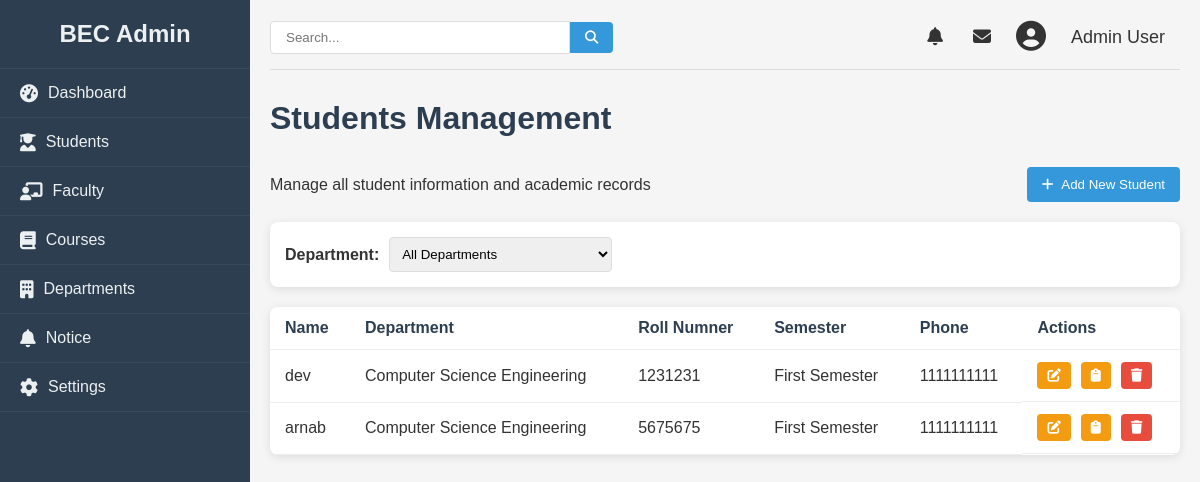
The app's page /admin/student (signed in) with its own data.
### college/model.py (models this page shows, shortened)
class Student(db.Model):
    id = db.Column(db.Integer, primary_key=True)
    name = db.Column(db.String(100), nullable=False)
    roll = db.Column(db.Integer, nullable=False)
    email = db.Column(db.String(100), unique=True, nullable=False)
    phone = db.Column(db.Integer, nullable=False)
    semester = db.Column(db.Integer, db.ForeignKey('semester.id'), nullable=False)
    dob = db.Column(db.Date, nullable=False)
    gender = db.Column(db.String, nullable=False)
    department = db.Column(db.String, nullable=False)
    address = db.Column(db.String, nullable=False)

class Semester(db.Model):
    id = db.Column(db.Integer, primary_key=True)
    name = db.Column(db.String(100), nullable=False)
    students = db.relationship('Student', backref='semester_', lazy=True)

### college/admin/adminroute.py (the view)
@app.route("/admin/student", methods = ["GET", "POST"])
def stdn():
    logged = 'user_id' in session
    if logged:
        users = Student.query.all()
        for user in users:
            print(user.semester_.name)
        return render_template("student.html", students= users, departments= dep)
    else:
        return redirect(url_for("login"))

### college/admin/templates/student.html (shortened to what this page needs)
{% from "macro/cmsnav.html" import cmsnav%}
{%extends "admbase.html"%}
{%block head%}
<link rel="stylesheet" href="{{url_for('static', filename='css/styles.css')}}">
<link rel="stylesheet" href="https://cdnjs.cloudflare.com/ajax/libs/font-awesome/6.4.0/css/all.min.css">
{%endblock%}
{%block content%}
<div class="container" w-tid="21">
    {{cmsnav()}}
    <main class="main-content" w-tid="111">
        <header class="top-header" w-tid="113">
            <div class="search-box" w-tid="115">
                <input type="text" placeholder="Search..." w-tid="117" />
                <button w-tid="119"><i class="fas fa-search" w-tid="121"></i></button>
            </div>
            <div class="user-profile" w-tid="123">
                <span class="notification" w-tid="125"><i class="fas fa-bell" w-tid="127"></i></span>
                <span class="message" w-tid="129"><i class="fas fa-envelope" w-tid="131"></i></span>
                <div class="profile-img" w-tid="133">
                    <i class="fas fa-user-circle" w-tid="135"></i>
                </div>
                <span class="username" w-tid="137">Admin User</span>
            </div>
        </header>
        <div id="dashboard-page" class="content-section" w-tid="139">
            <div class="dashboard" w-tid="141">
                <h1 w-tid="357">Students Management</h1>
                <div class="students-header" w-tid="359">
                    <p w-tid="361">Manage all student information and academic records</p>
                    <button class="add-student-btn" w-tid="363">
                        <a style="text-decoration: none; color:white;" href="/admin/addstudent">
                            <i class="fas fa-plus" w-tid="365"></i>
                            Add New Student
                        </a>
                    </button>
                </div>
                <div class="student-filters" w-tid="367">
                    <div class="filter-group" w-tid="369">
                        <label w-tid="371">Department:</label>
                        <select w-tid="373">
                            <option w-tid="375">All Departments</option>
                        </select>
                    </div>
                </div>
                <div class="students-table" w-tid="415">
                    <table w-tid="417">
                        <thead w-tid="419">
                            <tr w-tid="421">
                                <th w-tid="425">Name</th>
                                <th w-tid="427">Department</th>
                                <th w-tid="425">Roll Numner</th>
                                <th w-tid="429">Semester</th>
                                <th w-tid="433">Phone</th>
                                <th w-tid="437">Actions</th>
                            </tr>
                        </thead>
                        <tbody w-tid="439">
                            {%for student in students%}
                            <tr w-tid="441">
                                <td w-tid="445">{{student.name}}</td>
                                <td w-tid="447">{{student.department}}</td>
                                <td w-tid="449">{{student.roll}}</td>
                                <td w-tid="451">{{student.semester_.name}}</td>
                                <td w-tid="453">{{student.phone}}</td>
                                <td class="action-cell" w-tid="459">
                                    <button class="action-btn edit-btn" w-tid="465">
                                        <a href="/admin/update/student/{{student.id}}">
                                            <i class="fas fa-edit" w-tid="467"></i>
                                        </a>
                                    </button>
                                    <button class="action-btn edit-btn" w-tid="469">
                                        <a href="/admin/addresult/{{student.id}}"><i class="fas fa-clipboard"
                                                w-tid="723"></i></a>
                                    </button>
                                    <button class="action-btn delete-btn" w-tid="469">
                                        <a href="/admin/student/delete/{{student.id}}"><i class="fas fa-trash"
                                                w-tid="723"></i></a>
                                    </button>
                                </td>
                            </tr>
                            {%endfor%}
                        </tbody>
                    </table>
                </div>
            </div>
        </div>
    </main>
</div>
{%endblock%}

### college/static/css/styles.css (style rules this page uses)
* { margin: 0; padding: 0; box-sizing: border-box; }
body { font-family: Arial, sans-serif; background-color: #f5f5f5; color: #333; }
a { text-decoration: none; color:inherit; }
.container { display: flex; min-height: 100vh; }
.main-content { flex: 1; padding: 20px; }
.top-header { display: flex; justify-content: space-between; align-items: center; margin-bottom: 30px; padding-bottom: 15px; border-bottom: 1px solid #ddd; }
.search-box { display: flex; align-items: center; }
.search-box input { padding: 8px 15px; border: 1px solid #ddd; border-radius: 4px 0 0 4px; width: 300px; }
.search-box button { background: #3498db; color: white; border: none; padding: 8px 15px; border-radius: 0 4px 4px 0; cursor: pointer; }
.user-profile { display: flex; align-items: center; }
.user-profile span { margin: 0 15px; font-size: 18px; cursor: pointer; }
.profile-img { font-size: 30px; margin: 0 10px; }
.dashboard h1 { margin-bottom: 30px; color: #2c3e50; }
table { width: 100%; border-collapse: collapse; }
th, td { padding: 12px 15px; text-align: left; border-bottom: 1px solid #eee; }
th { font-weight: bold; color: #2c3e50; }
.content-section { display: none; }
#dashboard-page { display: block; }
.students-header { display: flex; justify-content: space-between; align-items: center; margin-bottom: 20px; }
.add-student-btn { background-color: #3498db; color: white; border: none; padding: 10px 15px; border-radius: 4px; cursor: pointer; display: flex; align-items: center; }
.add-student-btn i { margin-right: 5px; }
.student-filters { display: flex; justify-content: space-between; margin-bottom: 20px; background: white; padding: 15px; border-radius: 8px; box-shadow: 0 2px 10px rgba(0, 0, 0, 0.1); }
.filter-group { display: flex; align-items: center; }
.filter-group label { margin-right: 10px; font-weight: bold; }
.filter-group select { padding: 8px; border-radius: 4px; border: 1px solid #ddd; }
.students-table { background: white; border-radius: 8px; box-shadow: 0 2px 10px rgba(0, 0, 0, 0.1); overflow: hidden; }
.action-cell { display: flex; gap: 10px; }
.action-btn { padding: 6px 10px; border-radius: 4px; cursor: pointer; border: none; color: white; }
.edit-btn { background-color: #f39c12; }
.delete-btn { background-color: #e74c3c; }

### records on screen
Student: name "dev", department "Computer Science Engineering", roll "1231231", semester_.name "First Semester", phone "1111111111"
Student: name "arnab", department "Computer Science Engineering", roll "5675675", semester_.name "First Semester", phone "1111111111"
